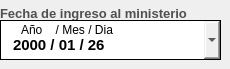
                    <widget class="QFrame" name="espacio_fecha_ingreso_ministerio">
                     <widget class="QLabel" name="label_fecha_de_ingreso_del_minis">
                      <property name="geometry">
                       <rect>
                        <x>0</x>
                        <y>5</y>
                        <width>193</width>
                        <height>16</height>
                       </rect>
                      </property>
                      <property name="maximumSize">
                       <size>
                        <width>16777215</width>
                        <height>40</height>
                       </size>
                      </property>
                      <property name="font">
                       <font>
                        <family>Arial</family>
                        <pointsize>10</pointsize>
                        <weight>75</weight>
                        <bold>true</bold>
                       </font>
                      </property>
                      <property name="styleSheet">
                       <string notr="true">QLabel{
	
	color: rgb(80, 80, 80);

	border-color: #ffffff;


}
</string>
                      </property>
                      <property name="text">
                       <string>Fecha de ingreso al ministerio</string>
                      </property>
                      <property name="scaledContents">
                       <bool>false</bool>
                      </property>
                     </widget>
                     <widget class="QDateEdit" name="dateedit_fecha_ingreso_ministerio">
                      <property name="geometry">
                       <rect>
                        <x>0</x>
                        <y>20</y>
                        <width>221</width>
                        <height>40</height>
                       </rect>
                      </property>
                      <property name="minimumSize">
                       <size>
                        <width>0</width>
                        <height>40</height>
                       </size>
                      </property>
                      <property name="font">
                       <font>
                        <family>Arial</family>
                        <pointsize>11</pointsize>
                        <weight>75</weight>
                        <italic>false</italic>
                        <bold>true</bold>
                       </font>
                      </property>
                      <property name="toolTip">
                       <string>Año/Mes/Dia</string>
                      </property>
                      <property name="styleSheet">
                       <string notr="true">QDateEdit{

	padding-left:10px;
	padding-top:10px;
	border:1px solid #000000 ;

}

QDateEdit:focus {
    border: 2px solid #0078d7;   /* Borde azul cuando está en foco */
    background-color: #e0f7ff;   /* Fondo azul claro */
}

QDateEdit:focus {
    border: 2px solid #0078d7;   /* Borde azul cuando está en foco */
    background-color: #e0f7ff;   /* Fondo azul claro */
}




QDateEdit QAbstractItemView {
    border: 1px solid #ccc;
    background-color: white;
    color: #333;
    padding: 5px;  /* Margen interno de la lista */
    spacing: 10px; /* Espaciado entre los elementos (algunas versiones de Qt lo admiten) */
}

QDateEdit QAbstractItemView::item {
    padding: 8px; /* Espaciado interno de cada elemento */
    margin: 4px; /* Separación entre los elementos */
}

QDateEdit QAbstractItemView::item:hover {
    background-color: #c5c1c1;
    color: white;
}

QDateEdit:disabled {
        background-color:rgb(189, 189, 189);
        color: #808080;
        border: 1px solid rgb(127, 127, 127);
    }


QCalendarWidget {
                background-color: white;
                border: 1px solid #d0d0d0;
                border-radius: 8px;
                font-family: Arial, sans-serif;
            }
            
            /* Barra superior con mes y año */
            QCalendarWidget QWidget#qt_calendar_navigationbar {
                background-color: #4a90e2;
                color: white;
                border-top-left-radius: 7px;
                border-top-right-radius: 7px;
                padding: 5px;
            }
            
            /* Botones de navegación */
            QCalendarWidget QToolButton {
                background-color: transparent;
                color: white;
                font-weight: bold;
                border: none;
                padding: 5px;
                border-radius: 3px;
            }
            
            QCalendarWidget QToolButton:hover {
                background-color: rgba(255, 255, 255, 0.2);
            }
            
            /* Días de la semana */
            QCalendarWidget QHeaderView::section {
                background-color: #f8f9fa;
                color: #555555;
                font-weight: bold;
                padding: 8px;
                border: none;
                border-bottom: 1px solid #e0e0e0;
            }
            
            /* Días normales */
            QCalendarWidget QAbstractItemView:enabled {
                color: #333333;
                background-color: white;
                selection-background-color: #4a90e2;
                selection-color: white;
                outline: none;
                border: none;
            }
            
            /* Día actual */
            QCalendarWidget QAbstractItemView:enabled:focus {
                background-color: #e8f4fd;
                color: #4a90e2;
                font-weight: bold;
            }
            
            /* Días de otros meses */
            QCalendarWidget QAbstractItemView:enabled:!selected {
                color: #aaaaaa;
            }
            
            /* Efecto hover sobre los días */
            QCalendarWidget QAbstractItemView:enabled:hover {
                background-color: #f0f7ff;
            }
            
            /* Fines de semana */
            QCalendarWidget QAbstractItemView:enabled:selected:alternate {
                background-color: #4a90e2;
                color: white;
            }


</string>
                      </property>
                      <property name="wrapping">
                       <bool>false</bool>
                      </property>
                      <property name="frame">
                       <bool>true</bool>
                      </property>
                      <property name="accelerated">
                       <bool>true</bool>
                      </property>
                      <property name="keyboardTracking">
                       <bool>true</bool>
                      </property>
                      <property name="showGroupSeparator" stdset="0">
                       <bool>true</bool>
                      </property>
                      <property name="currentSection">
                       <enum>QDateTimeEdit::YearSection</enum>
                      </property>
                      <property name="displayFormat">
                       <string>yyyy / MM / dd</string>
                      </property>
                      <property name="calendarPopup">
                       <bool>true</bool>
                      </property>
                      <property name="currentSectionIndex">
                       <number>0</number>
                      </property>
                      <property name="date">
                       <date>
                        <year>2000</year>
                        <month>1</month>
                        <day>26</day>
                       </date>
                      </property>
                     </widget>
                     <widget class="QLabel" name="label_7">
                      <property name="geometry">
                       <rect>
                        <x>21</x>
                        <y>22</y>
                        <width>101</width>
                        <height>16</height>
                       </rect>
                      </property>
                      <property name="styleSheet">
                       <string notr="true">background:none;</string>
                      </property>
                      <property name="text">
                       <string>Año    / Mes / Dia</string>
                      </property>
                      <property name="buddy">
                       <cstring>dateedit_fecha_ingreso_ministerio</cstring>
                      </property>
                     </widget>
                    </widget>
